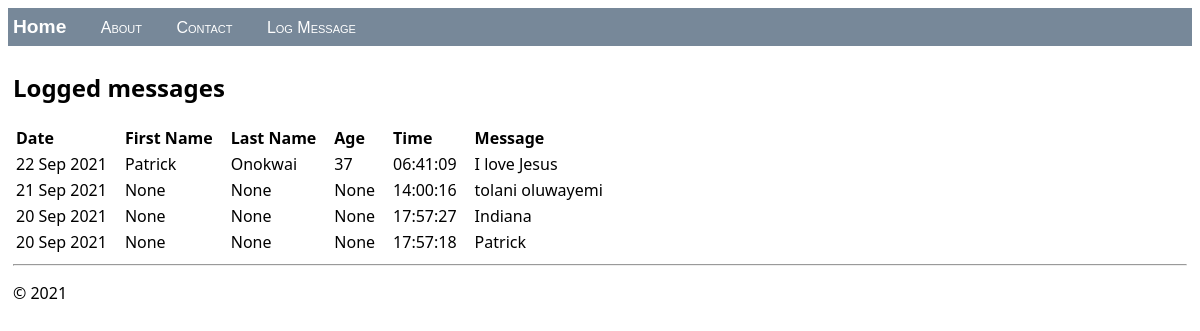
The page / on the database its author committed.
### hello/models.py (models this page shows, shortened)
class LogMessage(models.Model):
    first_name = models.CharField(max_length=500, null="true")
    last_name = models.CharField(max_length=500, null="true")
    age = models.SmallIntegerField(null="true")
    message = models.CharField(max_length=300)
    log_date = models.DateTimeField("date logged")

### hello/views.py (the view)
class HomeListView(ListView):
    model = LogMessage
    def get_context_data(self, **kwargs):
        context = super(HomeListView, self).get_context_data(**kwargs)
        return context

### hello/templates/hello/home.html (shortened to what this page needs)
{% extends "hello/layout.html" %}
{% block content %}
    <h2>Logged messages</h2>
    {% if message_list %}
        <table class="message_list">
            <thead>
            <tr>
                <th>Date</th>
                <th>First Name</th>
                <th>Last Name</th>
                <th>Age</th>
                <th>Time</th>
                <th>Message</th>
            </tr>
            </thead>
            <tbody>
            {% for message in message_list %}
                <tr>
                    <td>{{ message.log_date | date:'d M Y' }}</td>
                    <td>{{message.first_name}}</td>
                    <td>{{message.last_name}}</td>
                    <td>{{message.age}}</td>
                    <td>{{ message.log_date | time:'H:i:s' }}</td>
                    <td>
                        {{ message.message }}
                    </td>
                </tr>
            {% endfor %}
            </tbody>
        </table>
    {% else %}
        <p>No messages have been logged. Use the <a href="{% url 'log' %}">Log Message form</a>.</p>
    {% endif %}
{% endblock %}

### hello/templates/hello/layout.html (shortened to what this page needs)
<!DOCTYPE html>
<html>
<head>
    {% load static %}
    <link rel="stylesheet" type="text/css" href="{% static 'hello/site.css' %}"/>
</head>
<body>
<div class="navbar">
    <a href="{% url 'home' %}" class="navbar-brand">Home</a>
    <a href="{% url 'about' %}" class="navbar-item">About</a>
    <a href="{% url 'contact' %}" class="navbar-item">Contact</a>
    <a href="{% url 'log' %}" class="navbar-item">Log Message</a>
</div>
<div class="body-content">
    {% block content %}
    {% endblock %}
    <hr/>
    <footer>
        <p>© 2021</p>
    </footer>
</div>
</body>
</html>

### hello/static/hello/site.css (style rules this page uses)
.navbar { background-color: lightslategray; font-size: 1em; font-family: 'Trebuchet MS', 'Lucida Sans Unicode', 'Lucida Grande', 'Lucida Sans', Arial, sans-serif; color: white; padding: 8px 5px 8px 5px; }
.navbar a { text-decoration: none; color: inherit; }
.navbar-brand { font-size: 1.2em; font-weight: 600; }
.navbar-item { font-variant: small-caps; margin-left: 30px; }
.body-content { padding: 5px; font-family:'Segoe UI', Tahoma, Geneva, Verdana, sans-serif; }
.message_list th,td { text-align: left; padding-right: 15px; }

### rows shown on the page
LogMessage: log_date "22 Sep 2021", first_name "Patrick", last_name "Onokwai", age "37", log_date "06:41:09", message "I love Jesus"
LogMessage: log_date "21 Sep 2021", first_name "None", last_name "None", age "None", log_date "14:00:16", message "tolani oluwayemi"
LogMessage: log_date "20 Sep 2021", first_name "None", last_name "None", age "None", log_date "17:57:27", message "Indiana"
LogMessage: log_date "20 Sep 2021", first_name "None", last_name "None", age "None", log_date "17:57:18", message "Patrick"
